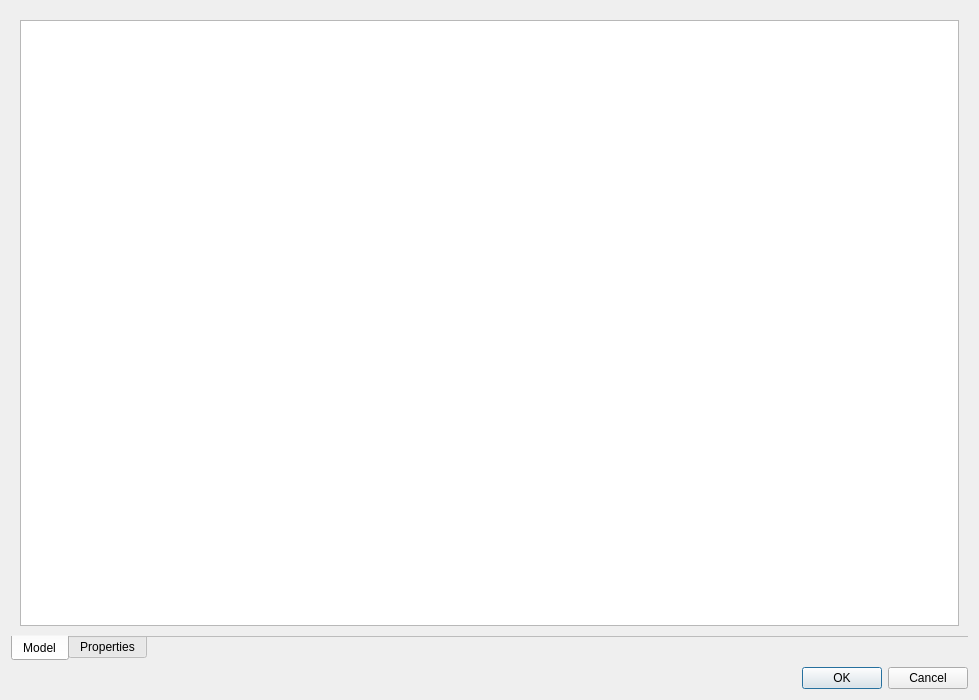
<?xml version="1.0" encoding="UTF-8"?>
<ui version="4.0">
 <class>OutputDialog</class>
 <widget class="QDialog" name="OutputDialog">
  <property name="windowModality">
   <enum>Qt::WindowModal</enum>
  </property>
  <property name="geometry">
   <rect>
    <x>0</x>
    <y>0</y>
    <width>979</width>
    <height>700</height>
   </rect>
  </property>
  <property name="windowTitle">
   <string>PRISM model preview</string>
  </property>
  <layout class="QVBoxLayout" name="verticalLayout">
   <item>
    <widget class="QTabWidget" name="tabWidget">
     <property name="tabPosition">
      <enum>QTabWidget::South</enum>
     </property>
     <property name="currentIndex">
      <number>0</number>
     </property>
     <property name="documentMode">
      <bool>true</bool>
     </property>
     <widget class="QWidget" name="modelTab">
      <attribute name="title">
       <string>Model</string>
      </attribute>
      <layout class="QVBoxLayout" name="verticalLayout_3">
       <item>
        <widget class="QPlainTextEdit" name="modelText">
         <property name="font">
          <font>
           <family>Courier 10 Pitch</family>
          </font>
         </property>
         <property name="lineWrapMode">
          <enum>QPlainTextEdit::NoWrap</enum>
         </property>
         <property name="textInteractionFlags">
          <set>Qt::TextSelectableByKeyboard|Qt::TextSelectableByMouse</set>
         </property>
        </widget>
       </item>
      </layout>
     </widget>
     <widget class="QWidget" name="propertiesTab">
      <attribute name="title">
       <string>Properties</string>
      </attribute>
      <layout class="QVBoxLayout" name="verticalLayout_2">
       <item>
        <widget class="QPlainTextEdit" name="propertiesText">
         <property name="font">
          <font>
           <family>Courier 10 Pitch</family>
          </font>
         </property>
         <property name="lineWrapMode">
          <enum>QPlainTextEdit::NoWrap</enum>
         </property>
         <property name="textInteractionFlags">
          <set>Qt::TextSelectableByKeyboard|Qt::TextSelectableByMouse</set>
         </property>
        </widget>
       </item>
      </layout>
     </widget>
    </widget>
   </item>
   <item>
    <widget class="QDialogButtonBox" name="buttonBox">
     <property name="orientation">
      <enum>Qt::Horizontal</enum>
     </property>
     <property name="standardButtons">
      <set>QDialogButtonBox::Cancel|QDialogButtonBox::Ok</set>
     </property>
    </widget>
   </item>
  </layout>
 </widget>
 <resources/>
 <connections>
  <connection>
   <sender>buttonBox</sender>
   <signal>accepted()</signal>
   <receiver>OutputDialog</receiver>
   <slot>accept()</slot>
   <hints>
    <hint type="sourcelabel">
     <x>248</x>
     <y>254</y>
    </hint>
    <hint type="destinationlabel">
     <x>157</x>
     <y>274</y>
    </hint>
   </hints>
  </connection>
  <connection>
   <sender>buttonBox</sender>
   <signal>rejected()</signal>
   <receiver>OutputDialog</receiver>
   <slot>reject()</slot>
   <hints>
    <hint type="sourcelabel">
     <x>316</x>
     <y>260</y>
    </hint>
    <hint type="destinationlabel">
     <x>286</x>
     <y>274</y>
    </hint>
   </hints>
  </connection>
 </connections>
</ui>
